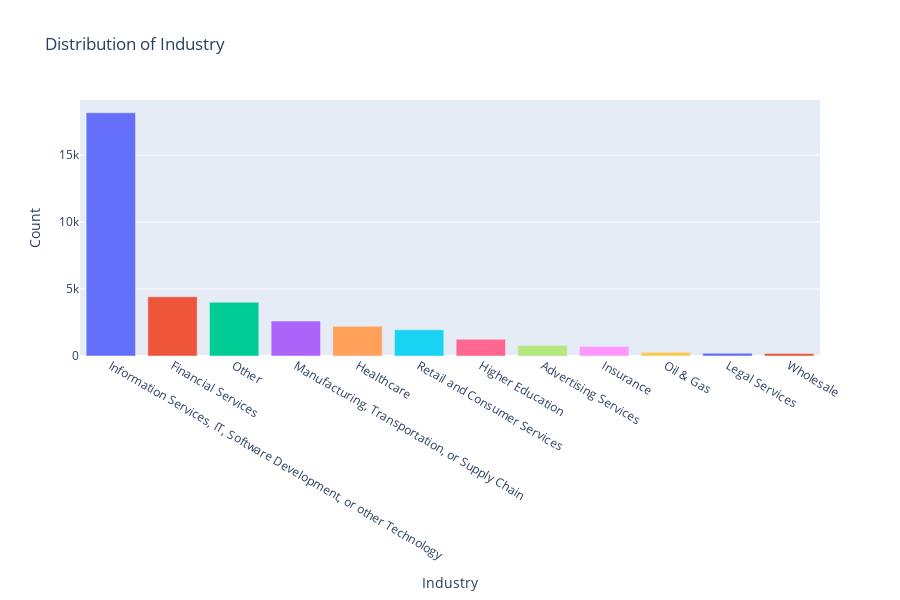

The code cell stored with this chart in its notebook:
### Markdown cell above
#### Industries

### Code cell
plot_generic(df, 'Industry', 'bar', showlegend=False, max_unique_values=24, width=900, height=600)

### Figure 1 — Plotly figure (JSON) as saved in the notebook; plotly's stock layout.template omitted (floating-point values rounded to 4 significant figures)
{"data": [{"alignmentgroup": "True", "customdata": [[49.38]], "hovertemplate": "<b>%{hovertext}</b><br><br>Industry=%{x}<br>Count=%{y}<br>Percentage (%)=%{customdata[0]}<extra></extra>", "hovertext": ["Information Services, IT, Software Development, or other Technology"], "legendgroup": "Information Services, IT, Software Development, or other Technology", "marker": {"color": "#636efa", "pattern": {"shape": ""}}, "name": "Information Services, IT, Software Development, or other Technology", "offsetgroup": "Information Services, IT, Software Development, or other Technology", "orientation": "v", "showlegend": true, "textposition": "auto", "type": "bar", "x": ["Information Services, IT, Software Development, or other Technology"], "xaxis": "x", "y": [18159], "yaxis": "y"}, {"alignmentgroup": "True", "customdata": [[12.02]], "hovertemplate": "<b>%{hovertext}</b><br><br>Industry=%{x}<br>Count=%{y}<br>Percentage (%)=%{customdata[0]}<extra></extra>", "hovertext": ["Financial Services"], "legendgroup": "Financial Services", "marker": {"color": "#EF553B", "pattern": {"shape": ""}}, "name": "Financial Services", "offsetgroup": "Financial Services", "orientation": "v", "showlegend": true, "textposition": "auto", "type": "bar", "x": ["Financial Services"], "xaxis": "x", "y": [4421], "yaxis": "y"}, {"alignmentgroup": "True", "customdata": [[10.91]], "hovertemplate": "<b>%{hovertext}</b><br><br>Industry=%{x}<br>Count=%{y}<br>Percentage (%)=%{customdata[0]}<extra></extra>", "hovertext": ["Other"], "legendgroup": "Other", "marker": {"color": "#00cc96", "pattern": {"shape": ""}}, "name": "Other", "offsetgroup": "Other", "orientation": "v", "showlegend": true, "textposition": "auto", "type": "bar", "x": ["Other"], "xaxis": "x", "y": [4011], "yaxis": "y"}, {"alignmentgroup": "True", "customdata": [[7.09]], "hovertemplate": "<b>%{hovertext}</b><br><br>Industry=%{x}<br>Count=%{y}<br>Percentage (%)=%{customdata[0]}<extra></extra>", "hovertext": ["Manufacturing, Transportation, or Supply Chain"], "legendgroup": "Manufacturing, Transportation, or Supply Chain", "marker": {"color": "#ab63fa", "pattern": {"shape": ""}}, "name": "Manufacturing, Transportation, or Supply Chain", "offsetgroup": "Manufacturing, Transportation, or Supply Chain", "orientation": "v", "showlegend": true, "textposition": "auto", "type": "bar", "x": ["Manufacturing, Transportation, or Supply Chain"], "xaxis": "x", "y": [2607], "yaxis": "y"}, {"alignmentgroup": "True", "customdata": [[6.03]], "hovertemplate": "<b>%{hovertext}</b><br><br>Industry=%{x}<br>Count=%{y}<br>Percentage (%)=%{customdata[0]}<extra></extra>", "hovertext": ["Healthcare"], "legendgroup": "Healthcare", "marker": {"color": "#FFA15A", "pattern": {"shape": ""}}, "name": "Healthcare", "offsetgroup": "Healthcare", "orientation": "v", "showlegend": true, "textposition": "auto", "type": "bar", "x": ["Healthcare"], "xaxis": "x", "y": [2216], "yaxis": "y"}, {"alignmentgroup": "True", "customdata": [[5.32]], "hovertemplate": "<b>%{hovertext}</b><br><br>Industry=%{x}<br>Count=%{y}<br>Percentage (%)=%{customdata[0]}<extra></extra>", "hovertext": ["Retail and Consumer Services"], "legendgroup": "Retail and Consumer Services", "marker": {"color": "#19d3f3", "pattern": {"shape": ""}}, "name": "Retail and Consumer Services", "offsetgroup": "Retail and Consumer Services", "orientation": "v", "showlegend": true, "textposition": "auto", "type": "bar", "x": ["Retail and Consumer Services"], "xaxis": "x", "y": [1955], "yaxis": "y"}, {"alignmentgroup": "True", "customdata": [[3.38]], "hovertemplate": "<b>%{hovertext}</b><br><br>Industry=%{x}<br>Count=%{y}<br>Percentage (%)=%{customdata[0]}<extra></extra>", "hovertext": ["Higher Education"], "legendgroup": "Higher Education", "marker": {"color": "#FF6692", "pattern": {"shape": ""}}, "name": "Higher Education", "offsetgroup": "Higher Education", "orientation": "v", "showlegend": true, "textposition": "auto", "type": "bar", "x": ["Higher Education"], "xaxis": "x", "y": [1242], "yaxis": "y"}, {"alignmentgroup": "True", "customdata": [[2.14]], "hovertemplate": "<b>%{hovertext}</b><br><br>Industry=%{x}<br>Count=%{y}<br>Percentage (%)=%{customdata[0]}<extra></extra>", "hovertext": ["Advertising Services"], "legendgroup": "Advertising Services", "marker": {"color": "#B6E880", "pattern": {"shape": ""}}, "name": "Advertising Services", "offsetgroup": "Advertising Services", "orientation": "v", "showlegend": true, "textposition": "auto", "type": "bar", "x": ["Advertising Services"], "xaxis": "x", "y": [786], "yaxis": "y"}, {"alignmentgroup": "True", "customdata": [[1.92]], "hovertemplate": "<b>%{hovertext}</b><br><br>Industry=%{x}<br>Count=%{y}<br>Percentage (%)=%{customdata[0]}<extra></extra>", "hovertext": ["Insurance"], "legendgroup": "Insurance", "marker": {"color": "#FF97FF", "pattern": {"shape": ""}}, "name": "Insurance", "offsetgroup": "Insurance", "orientation": "v", "showlegend": true, "textposition": "auto", "type": "bar", "x": ["Insurance"], "xaxis": "x", "y": [707], "yaxis": "y"}, {"alignmentgroup": "True", "customdata": [[0.75]], "hovertemplate": "<b>%{hovertext}</b><br><br>Industry=%{x}<br>Count=%{y}<br>Percentage (%)=%{customdata[0]}<extra></extra>", "hovertext": ["Oil & Gas"], "legendgroup": "Oil & Gas", "marker": {"color": "#FECB52", "pattern": {"shape": ""}}, "name": "Oil & Gas", "offsetgroup": "Oil & Gas", "orientation": "v", "showlegend": true, "textposition": "auto", "type": "bar", "x": ["Oil & Gas"], "xaxis": "x", "y": [276], "yaxis": "y"}, {"alignmentgroup": "True", "customdata": [[0.57]], "hovertemplate": "<b>%{hovertext}</b><br><br>Industry=%{x}<br>Count=%{y}<br>Percentage (%)=%{customdata[0]}<extra></extra>", "hovertext": ["Legal Services"], "legendgroup": "Legal Services", "marker": {"color": "#636efa", "pattern": {"shape": ""}}, "name": "Legal Services", "offsetgroup": "Legal Services", "orientation": "v", "showlegend": true, "textposition": "auto", "type": "bar", "x": ["Legal Services"], "xaxis": "x", "y": [210], "yaxis": "y"}, {"alignmentgroup": "True", "customdata": [[0.5]], "hovertemplate": "<b>%{hovertext}</b><br><br>Industry=%{x}<br>Count=%{y}<br>Percentage (%)=%{customdata[0]}<extra></extra>", "hovertext": ["Wholesale"], "legendgroup": "Wholesale", "marker": {"color": "#EF553B", "pattern": {"shape": ""}}, "name": "Wholesale", "offsetgroup": "Wholesale", "orientation": "v", "showlegend": true, "textposition": "auto", "type": "bar", "x": ["Wholesale"], "xaxis": "x", "y": [184], "yaxis": "y"}], "layout": {"barmode": "relative", "height": 600, "legend": {"title": {"text": "Industry"}, "tracegroupgap": 0}, "showlegend": false, "title": {"text": "Distribution of Industry"}, "width": 900, "xaxis": {"anchor": "y", "autorange": true, "categoryarray": ["Information Services, IT, Software Development, or other Technology", "Financial Services", "Other", "Manufacturing, Transportation, or Supply Chain", "Healthcare", "Retail and Consumer Services", "Higher Education", "Advertising Services", "Insurance", "Oil & Gas", "Legal Services", "Wholesale"], "categoryorder": "array", "domain": [0, 1], "range": [-0.5, 11.5], "title": {"text": "Industry"}, "type": "category"}, "yaxis": {"anchor": "x", "autorange": true, "domain": [0, 1], "range": [0, 19110.0], "title": {"text": "Count"}, "type": "linear"}}}
